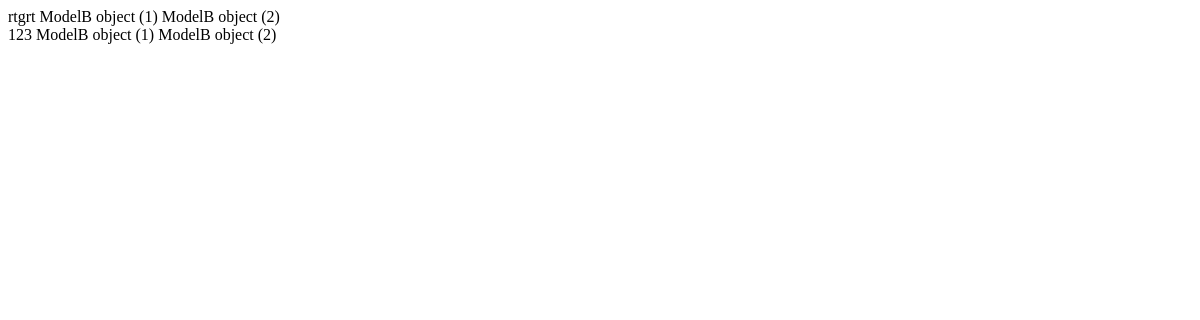
/a2/list-a/, run on an earlier commit of the app's database.
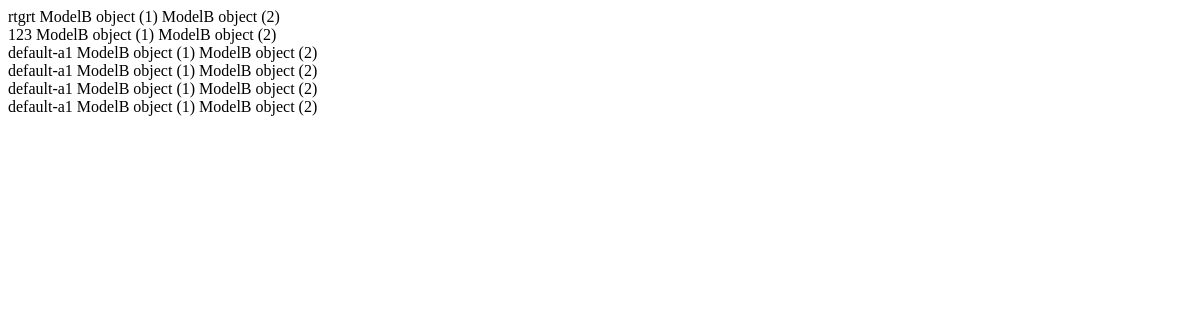
And on a later commit of the database.
### a2/models.py (models this page shows)
class ModelA(models.Model):
    title_category = models.CharField(max_length=255, default='default-a1')
    a2 = models.CharField(max_length=255, default='default-a2')
    a3 = models.CharField(max_length=255, default='default-a3')
    a4 = models.CharField(max_length=255, default='default-a4')
    def __str__(self):
        return self.title_category

class ModelB(models.Model):
    a1 = models.CharField(max_length=255, default='default-a1')
    a2 = models.CharField(max_length=255, default='default-a2')
    a3 = models.CharField(max_length=255, default='default-a3')
    a4 = models.ForeignKey(ModelA, default=1, on_delete=models.CASCADE)

### a2/views.py (the view)
# urls.py: path('list-a/', views.ModelAList.as_view())
class ModelAList(ListView):
    model = ModelA
    context_object_name = 'listA'
    template_name = 'a2/a2_list.html'
    def get_context_data(self, **kwargs):
        context = super().get_context_data(**kwargs)
        context['modB'] = ModelB.objects.all()
        return context

### templates/a2/a2_list.html (shortened to what this page needs)
<!DOCTYPE html>
<html lang="en">
<head>
</head>
<body>
<div class="row">
    {% for item in listA %}
    <div class="col">
        {{ item }}
        {% for itemB in modB %}
        {{ itemB }}
        {% endfor %}
    </div>
    {% endfor %}
</div>
</body>
</html>

What changed in the data, as far as the page shows it:
added ModelA: title_category "default-a1", ModelB (id "ModelB object (1)"), ModelB (id "ModelB object (2)")
added ModelA: title_category "default-a1", ModelB (id "ModelB object (1)"), ModelB (id "ModelB object (2)")
added ModelA: title_category "default-a1", ModelB (id "ModelB object (1)"), ModelB (id "ModelB object (2)")
added ModelA: title_category "default-a1", ModelB (id "ModelB object (1)"), ModelB (id "ModelB object (2)")
